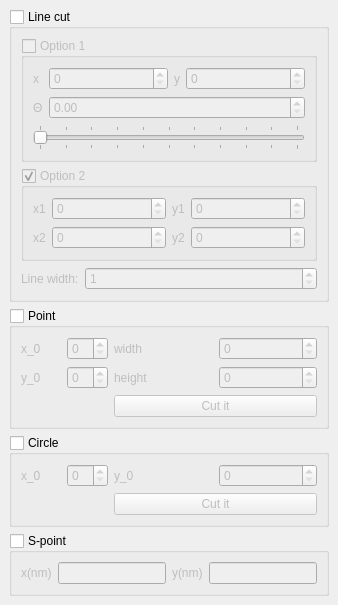
  <widget class="QDockWidget" name="dockWidget_roi">
   <property name="floating">
    <bool>false</bool>
   </property>
   <property name="windowTitle">
    <string>ROI</string>
   </property>
   <attribute name="dockWidgetArea">
    <number>1</number>
   </attribute>
   <widget class="QWidget" name="dockWidgetContents_2">
    <layout class="QGridLayout" name="gridLayout">
     <item row="4" column="0">
      <widget class="QGroupBox" name="groupBox_Point_Mapping">
       <property name="toolTip">
        <string>Press space to align with pixels</string>
       </property>
       <property name="title">
        <string>Point</string>
       </property>
       <property name="checkable">
        <bool>true</bool>
       </property>
       <property name="checked">
        <bool>false</bool>
       </property>
       <layout class="QGridLayout" name="gridLayout_8">
        <item row="2" column="3">
         <widget class="QSpinBox" name="spinBox_y3_Point"/>
        </item>
        <item row="2" column="1">
         <widget class="QSpinBox" name="spinBox_y1_Point"/>
        </item>
        <item row="1" column="3">
         <widget class="QSpinBox" name="spinBox_x3_Point"/>
        </item>
        <item row="1" column="0">
         <widget class="QLabel" name="label_9">
          <property name="text">
           <string>x_0</string>
          </property>
         </widget>
        </item>
        <item row="2" column="0">
         <widget class="QLabel" name="label_11">
          <property name="text">
           <string>y_0</string>
          </property>
         </widget>
        </item>
        <item row="1" column="2">
         <widget class="QLabel" name="label_10">
          <property name="text">
           <string>width</string>
          </property>
         </widget>
        </item>
        <item row="2" column="2">
         <widget class="QLabel" name="label_12">
          <property name="text">
           <string>height</string>
          </property>
         </widget>
        </item>
        <item row="1" column="1">
         <widget class="QSpinBox" name="spinBox_x1_Point"/>
        </item>
        <item row="3" column="0">
         <widget class="QPushButton" name="pushButton_rec_Point">
          <property name="enabled">
           <bool>true</bool>
          </property>
          <property name="sizePolicy">
           <sizepolicy hsizetype="Maximum" vsizetype="Fixed">
            <horstretch>0</horstretch>
            <verstretch>0</verstretch>
           </sizepolicy>
          </property>
          <property name="toolTip">
           <string>Start/Stop recording (R)</string>
          </property>
          <property name="text">
           <string/>
          </property>
          <property name="icon">
           <iconset resource="logo.qrc">
            <normaloff>:/toolbar/data/camera.png</normaloff>:/toolbar/data/camera.png</iconset>
          </property>
          <property name="checkable">
           <bool>true</bool>
          </property>
          <property name="flat">
           <bool>true</bool>
          </property>
         </widget>
        </item>
        <item row="3" column="1">
         <widget class="QPushButton" name="pushButton_reccut_Point">
          <property name="enabled">
           <bool>true</bool>
          </property>
          <property name="sizePolicy">
           <sizepolicy hsizetype="Maximum" vsizetype="Fixed">
            <horstretch>0</horstretch>
            <verstretch>0</verstretch>
           </sizepolicy>
          </property>
          <property name="toolTip">
           <string>Cut (T)</string>
          </property>
          <property name="text">
           <string/>
          </property>
          <property name="icon">
           <iconset resource="logo.qrc">
            <normaloff>:/toolbar/data/cut.png</normaloff>:/toolbar/data/cut.png</iconset>
          </property>
          <property name="flat">
           <bool>true</bool>
          </property>
         </widget>
        </item>
        <item row="3" column="2" colspan="2">
         <widget class="QPushButton" name="pushButton_cut_Point">
          <property name="enabled">
           <bool>true</bool>
          </property>
          <property name="text">
           <string>Cut it</string>
          </property>
         </widget>
        </item>
       </layout>
      </widget>
     </item>
     <item row="3" column="0">
      <widget class="QGroupBox" name="groupBox_LineCut">
       <property name="title">
        <string>Line cut</string>
       </property>
       <property name="checkable">
        <bool>true</bool>
       </property>
       <property name="checked">
        <bool>false</bool>
       </property>
       <layout class="QGridLayout" name="gridLayout_7">
        <item row="3" column="0">
         <widget class="QLabel" name="label_23">
          <property name="sizePolicy">
           <sizepolicy hsizetype="Maximum" vsizetype="Preferred">
            <horstretch>0</horstretch>
            <verstretch>0</verstretch>
           </sizepolicy>
          </property>
          <property name="text">
           <string>Line width:</string>
          </property>
         </widget>
        </item>
        <item row="3" column="1">
         <widget class="QSpinBox" name="spinBox_width_Linecut">
          <property name="minimum">
           <number>1</number>
          </property>
         </widget>
        </item>
        <item row="2" column="0" colspan="2">
         <widget class="QGroupBox" name="groupBox_Option2">
          <property name="title">
           <string>Option 2</string>
          </property>
          <property name="checkable">
           <bool>true</bool>
          </property>
          <property name="checked">
           <bool>true</bool>
          </property>
          <layout class="QGridLayout" name="gridLayout_9">
           <item row="3" column="3">
            <widget class="QLabel" name="label_4">
             <property name="sizePolicy">
              <sizepolicy hsizetype="Maximum" vsizetype="Preferred">
               <horstretch>0</horstretch>
               <verstretch>0</verstretch>
              </sizepolicy>
             </property>
             <property name="text">
              <string>y2</string>
             </property>
            </widget>
           </item>
           <item row="3" column="2">
            <widget class="QSpinBox" name="spinBox_x2_Linecut">
             <property name="maximum">
              <number>1024</number>
             </property>
            </widget>
           </item>
           <item row="3" column="4">
            <widget class="QSpinBox" name="spinBox_y2_Linecut">
             <property name="maximum">
              <number>1024</number>
             </property>
            </widget>
           </item>
           <item row="3" column="1">
            <widget class="QLabel" name="label_3">
             <property name="sizePolicy">
              <sizepolicy hsizetype="Maximum" vsizetype="Preferred">
               <horstretch>0</horstretch>
               <verstretch>0</verstretch>
              </sizepolicy>
             </property>
             <property name="text">
              <string>x2</string>
             </property>
            </widget>
           </item>
           <item row="1" column="1">
            <widget class="QLabel" name="label_2">
             <property name="sizePolicy">
              <sizepolicy hsizetype="Maximum" vsizetype="Preferred">
               <horstretch>0</horstretch>
               <verstretch>0</verstretch>
              </sizepolicy>
             </property>
             <property name="text">
              <string>x1</string>
             </property>
            </widget>
           </item>
           <item row="1" column="2">
            <widget class="QSpinBox" name="spinBox_x1_Linecut">
             <property name="maximum">
              <number>1024</number>
             </property>
            </widget>
           </item>
           <item row="1" column="4">
            <widget class="QSpinBox" name="spinBox_y1_Linecut">
             <property name="maximum">
              <number>1024</number>
             </property>
            </widget>
           </item>
           <item row="1" column="3">
            <widget class="QLabel" name="label">
             <property name="sizePolicy">
              <sizepolicy hsizetype="Maximum" vsizetype="Preferred">
               <horstretch>0</horstretch>
               <verstretch>0</verstretch>
              </sizepolicy>
             </property>
             <property name="text">
              <string>y1</string>
             </property>
            </widget>
           </item>
          </layout>
         </widget>
        </item>
        <item row="1" column="0" colspan="2">
         <widget class="QGroupBox" name="groupBox_Option1">
          <property name="title">
           <string>Option 1</string>
          </property>
          <property name="checkable">
           <bool>true</bool>
          </property>
          <property name="checked">
           <bool>false</bool>
          </property>
          <layout class="QGridLayout" name="gridLayout_10">
           <item row="0" column="0">
            <widget class="QLabel" name="label_5">
             <property name="sizePolicy">
              <sizepolicy hsizetype="Maximum" vsizetype="Preferred">
               <horstretch>0</horstretch>
               <verstretch>0</verstretch>
              </sizepolicy>
             </property>
             <property name="text">
              <string>x</string>
             </property>
            </widget>
           </item>
           <item row="0" column="1">
            <widget class="QSpinBox" name="spinBox_x_Linecut">
             <property name="maximum">
              <number>1024</number>
             </property>
            </widget>
           </item>
           <item row="0" column="2">
            <widget class="QLabel" name="label_6">
             <property name="sizePolicy">
              <sizepolicy hsizetype="Maximum" vsizetype="Preferred">
               <horstretch>0</horstretch>
               <verstretch>0</verstretch>
              </sizepolicy>
             </property>
             <property name="text">
              <string>y</string>
             </property>
            </widget>
           </item>
           <item row="0" column="3">
            <widget class="QSpinBox" name="spinBox_y_Linecut">
             <property name="maximum">
              <number>1024</number>
             </property>
            </widget>
           </item>
           <item row="1" column="0">
            <widget class="QLabel" name="label_7">
             <property name="sizePolicy">
              <sizepolicy hsizetype="Maximum" vsizetype="Preferred">
               <horstretch>0</horstretch>
               <verstretch>0</verstretch>
              </sizepolicy>
             </property>
             <property name="text">
              <string>Θ</string>
             </property>
            </widget>
           </item>
           <item row="1" column="1" colspan="3">
            <widget class="QDoubleSpinBox" name="spinBox_Angle_Linecut">
             <property name="maximum">
              <double>360.000000000000000</double>
             </property>
             <property name="value">
              <double>0.000000000000000</double>
             </property>
            </widget>
           </item>
           <item row="2" column="0" colspan="4">
            <widget class="QSlider" name="slider_Angle_Linecut">
             <property name="maximum">
              <number>36000</number>
             </property>
             <property name="value">
              <number>0</number>
             </property>
             <property name="orientation">
              <enum>Qt::Horizontal</enum>
             </property>
             <property name="tickPosition">
              <enum>QSlider::TicksBothSides</enum>
             </property>
             <property name="tickInterval">
              <number>3600</number>
             </property>
            </widget>
           </item>
          </layout>
         </widget>
        </item>
       </layout>
      </widget>
     </item>
     <item row="6" column="0">
      <widget class="QGroupBox" name="groupBox_QPoint_Mapping">
       <property name="title">
        <string>S-point</string>
       </property>
       <property name="checkable">
        <bool>true</bool>
       </property>
       <property name="checked">
        <bool>false</bool>
       </property>
       <layout class="QGridLayout" name="gridLayout_14">
        <item row="0" column="0">
         <widget class="QLabel" name="label_8">
          <property name="text">
           <string>x(nm)</string>
          </property>
         </widget>
        </item>
        <item row="0" column="2">
         <widget class="QLabel" name="label_13">
          <property name="text">
           <string>y(nm)</string>
          </property>
         </widget>
        </item>
        <item row="0" column="1">
         <widget class="QLineEdit" name="lineEdit_x_QPoint">
          <property name="text">
           <string/>
          </property>
          <property name="clearButtonEnabled">
           <bool>false</bool>
          </property>
         </widget>
        </item>
        <item row="0" column="3">
         <widget class="QLineEdit" name="lineEdit_y_QPoint">
          <property name="clearButtonEnabled">
           <bool>false</bool>
          </property>
         </widget>
        </item>
       </layout>
      </widget>
     </item>
     <item row="5" column="0">
      <widget class="QGroupBox" name="groupBox_Circle_Mapping">
       <property name="title">
        <string>Circle</string>
       </property>
       <property name="checkable">
        <bool>true</bool>
       </property>
       <property name="checked">
        <bool>false</bool>
       </property>
       <layout class="QGridLayout" name="gridLayout_16">
        <item row="0" column="0">
         <widget class="QLabel" name="label_24">
          <property name="text">
           <string>x_0</string>
          </property>
         </widget>
        </item>
        <item row="0" column="1">
         <widget class="QSpinBox" name="spinBox_x0_Circle"/>
        </item>
        <item row="0" column="2">
         <widget class="QLabel" name="label_25">
          <property name="text">
           <string>y_0</string>
          </property>
         </widget>
        </item>
        <item row="0" column="3">
         <widget class="QSpinBox" name="spinBox_y0_Circle"/>
        </item>
        <item row="1" column="0">
         <widget class="QPushButton" name="pushButton_rec_Circle">
          <property name="enabled">
           <bool>true</bool>
          </property>
          <property name="sizePolicy">
           <sizepolicy hsizetype="Maximum" vsizetype="Fixed">
            <horstretch>0</horstretch>
            <verstretch>0</verstretch>
           </sizepolicy>
          </property>
          <property name="toolTip">
           <string>Start/Stop recording (R)</string>
          </property>
          <property name="text">
           <string/>
          </property>
          <property name="icon">
           <iconset resource="logo.qrc">
            <normaloff>:/toolbar/data/camera.png</normaloff>:/toolbar/data/camera.png</iconset>
          </property>
          <property name="checkable">
           <bool>true</bool>
          </property>
          <property name="flat">
           <bool>true</bool>
          </property>
         </widget>
        </item>
        <item row="1" column="1">
         <widget class="QPushButton" name="pushButton_reccut_Circle">
          <property name="enabled">
           <bool>true</bool>
          </property>
          <property name="sizePolicy">
           <sizepolicy hsizetype="Maximum" vsizetype="Fixed">
            <horstretch>0</horstretch>
            <verstretch>0</verstretch>
           </sizepolicy>
          </property>
          <property name="toolTip">
           <string>Cut (T)</string>
          </property>
          <property name="text">
           <string/>
          </property>
          <property name="icon">
           <iconset resource="logo.qrc">
            <normaloff>:/toolbar/data/cut.png</normaloff>:/toolbar/data/cut.png</iconset>
          </property>
          <property name="flat">
           <bool>true</bool>
          </property>
         </widget>
        </item>
        <item row="1" column="2" colspan="2">
         <widget class="QPushButton" name="pushButton_cut_Circle">
          <property name="enabled">
           <bool>true</bool>
          </property>
          <property name="text">
           <string>Cut it</string>
          </property>
         </widget>
        </item>
       </layout>
      </widget>
     </item>
    </layout>
   </widget>
  </widget>
